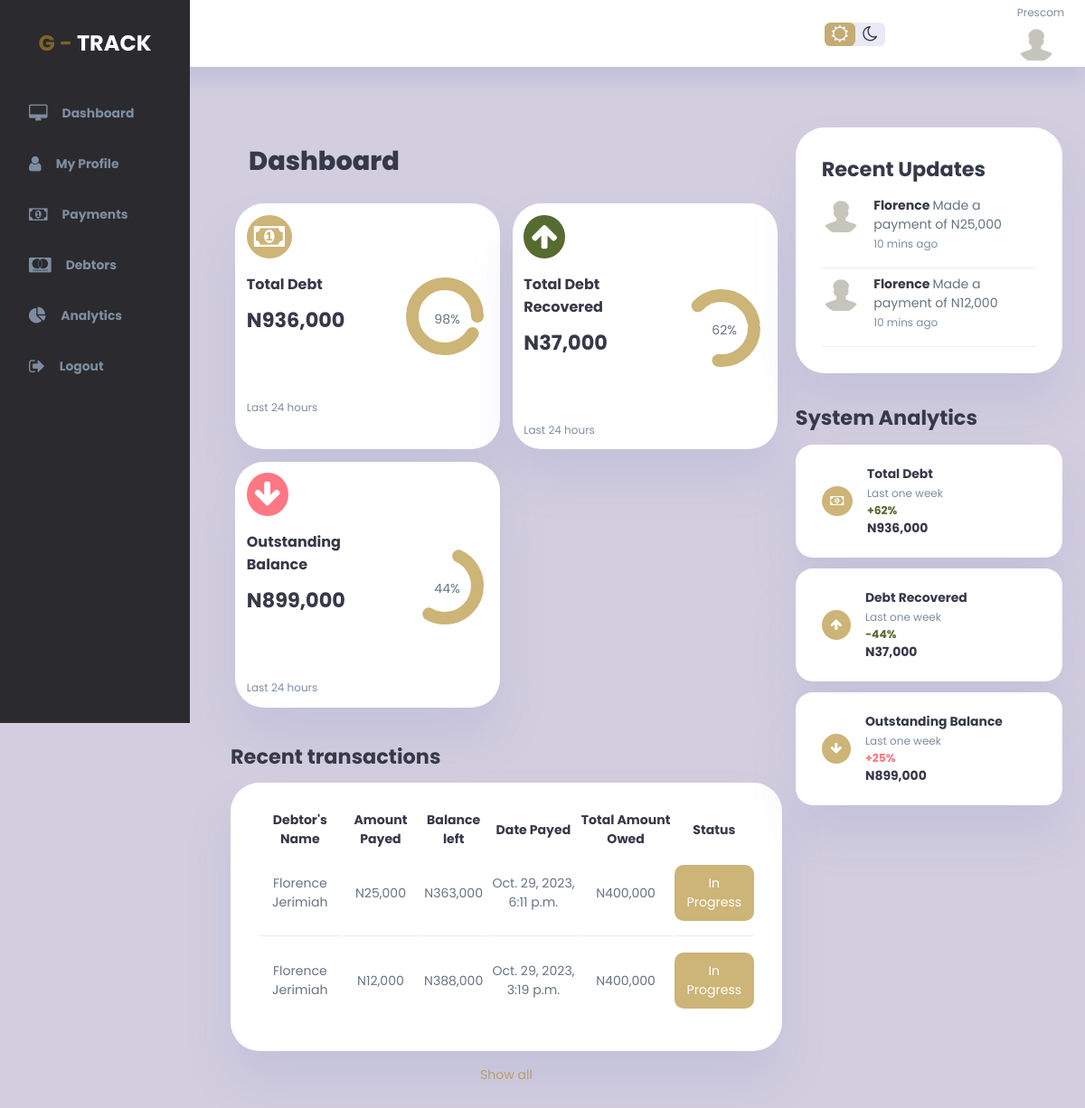
Screenshot of / (signed in) with the database file from the repository.
### gtrack_app/models.py (models this page shows)
class Payment(models.Model):
    debtor_id = models.ForeignKey(Debtor, on_delete=models.CASCADE, blank=True, null=True)  # Foreign key to Debtor
    client_id = models.ForeignKey(User, on_delete=models.CASCADE, blank=True, null=True)
    medium_of_payment = models.CharField(max_length=65, null=True, blank=True)
    amount_payed = models.DecimalField(max_digits=10, decimal_places=2, null=True)
    status = models.CharField(max_length=65, null=True, blank=True)
    balance_left = models.DecimalField(max_digits=10, decimal_places=2, default=0.00)
    date_payed = models.DateTimeField(auto_now=True)

class Debtor(models.Model):
    client_id = models.IntegerField(blank=True, null=True)
    firstname = models.CharField(max_length=65, null=True, blank=True)
    surname = models.CharField(max_length=65, null=True, blank=True)
    address = models.CharField(max_length=65, null=True, blank=True)
    phone = models.CharField(max_length=65, null=True, blank=True)
    email = models.CharField(max_length=65, null=True, blank=True)
    guarantors_name = models.CharField(max_length=65, null=True, blank=True)
    guarantors_phone = models.CharField(max_length=65, null=True, blank=True)
    guarantors_email = models.CharField(max_length=65, null=True, blank=True)
    amount_owed = models.DecimalField(max_digits=10, decimal_places=2, default=0.00)
    date_captured = models.DateTimeField(auto_now=True)
    due_date = models.DateField(null=True, blank=True)

### gtrack_app/views.py (the view)
# urls.py: path('', views.index, name='index'),
@login_required
def index(request):
    current_user = request.user
    if current_user.is_staff:
        all_payments = Payment.objects.all().order_by('date_payed').reverse()[:5]
        all_debtors = Debtor.objects.all()[:5]
        debtors = Debtor.objects.all()
        payments = Payment.objects.all()
        total = debtors.aggregate(Sum('amount_owed'))['amount_owed__sum']
        retrieved = payments.aggregate(Sum('amount_payed'))['amount_payed__sum']
        if total is None or retrieved is None:
            return render(request, 'error_pages/admin_index.html', {})
        debt = total - retrieved
        return render(request, 'index.html', {'payments': all_payments, 'debtors': all_debtors, "total": total, "retrieved": retrieved, "debt": debt})
    else:
        my_payments = Payment.objects.select_related('debtor_id').filter(client_id=current_user.id).order_by('date_payed').reverse()[:5]
        my_debtors = [payment.debtor_id for payment in my_payments]
        payments = Payment.objects.filter(client_id=current_user.id)
        debtors = Debtor.objects.filter(client_id=current_user.id)
        total = debtors.aggregate(Sum('amount_owed'))['amount_owed__sum']
        retrieved = payments.aggregate(Sum('amount_payed'))['amount_payed__sum']
        if total is None or retrieved is None:
            return render(request, 'error_pages/client_index.html', {})
        debt = total - retrieved
        return render(request, 'clients_dashboard/index.html', {'payments': my_payments, 'debtors': my_debtors, "total": total, "retrieved": retrieved, "debt": debt})

### templates/clients_dashboard/index.html (shortened to what this page needs)
{% extends 'base.html' %}
{% block content %}
{% load static %}
<div class="wrapper">
    <div class="vertical-wrapper" id="sidebar">
        <div class="vertical-bar">
            <div class="logo">
                G - <span>Track</span>
            </div>
            <div class="sidebar">
                <a href="{% url 'index' %}">
                    <i class="fa fa-desktop"></i>
                    <h3>Dashboard</h3>
                </a>
                <a href="{% url 'profile' user_id=user.id %}">
                    <i class="fa fa-user"></i>
                    <h3>My Profile</h3>
                </a>
                <a href="{% url 'my_payments' user_id=user.id %}">
                    <i class="fa fa-money"></i>
                    <h3>Payments</h3>
                </a>
                <a href="{% url 'my_debtors' user_id=user.id %}">
                    <i class="fa fa-cc-mastercard"></i>
                    <h3>Debtors</h3>
                </a>
                <a href="{% url 'my_analytics' user_id=user.id %}">
                    <i class="fa fa-pie-chart"></i>
                    <h3>Analytics</h3>
                </a>
                <a href="{% url 'logout' %}">
                    <i class="fa fa-sign-out"></i>
                    <h3>Logout</h3>
                </a>
            </div>
        </div>
    </div>
    <div class="main-container">
        <div class="top-bar">
            <div class="top-right">
                <div class="theme-toggler">
                    <i class="fa fa-sun-o active"></i>
                    <i class="fa fa-moon-o"></i>
                </div>
                <div class="profile">
                    <div class="info">
                        <small class="text-muted"> {{user.username}}</small>
                    </div>
                    <div class="profile-photo">
                        {% if user.userprofile.profile_pic %}
                        <img src="{{user.userprofile.profile_pic.url}}" width="300" height="300" />
                        {% else %}
                        <img src="{% static 'img/anonymous.jpg' %}" width="300" height="300" />
                        {% endif %}
                    </div>
                </div>
            </div>
        </div>
        <div class="content">
            <main>
                <h1 class="panel-label">Dashboard</h1>
                    {%  load humanize %}
                <div class="insights">
                    <div class="sales">
                        <i class="fa fa-money"></i>
                        <div class="middle">
                            <div class="left">
                                <h3>Total Debt</h3>
                                <h2>N{{total|floatformat:0|intcomma}}</h2>
                            </div>
                            <div class="progress">
                                <svg>
                                    <circle cx="38" cy="38" r="36"></circle>
                                </svg>
                                <div class="number">
                                    <p>98%</p>
                                </div>
                            </div>
                        </div>
                        <small class="text-muted">Last 24 hours</small>
                    </div>
                    <div class="expenses">
                        <i class="fa fa-arrow-up"></i>
                        <div class="middle">
                            <div class="left">
                                <h3>Total Debt Recovered</h3>
                                <h2>N{{retrieved|floatformat:0|intcomma}}</h2>
                            </div>
                            <div class="progress">
                                <svg>
                                    <circle cx="38" cy="38" r="36"></circle>
                                </svg>
                                <div class="number">
                                    <p>62%</p>
                                </div>
                            </div>
                        </div>
                        <small class="text-muted">Last 24 hours</small>
                    </div>
                    <div class="income">
                        <i class="fa fa-arrow-down"></i>
                        <div class="middle">
                            <div class="left">
                                <h3>Outstanding Balance</h3>
                                <h2>N{{debt|floatformat:0|intcomma}}</h2>
                            </div>
                            <div class="progress">
                                <svg>
                                    <circle cx="38" cy="38" r="36"></circle>
                                </svg>
                                <div class="number">
                                    <p>44%</p>
                                </div>
                            </div>
                        </div>
                        <small class="text-muted">Last 24 hours</small>
                    </div>
                </div>
                <div class="recent-orders">
                    <h2>Recent transactions</h2>
                    <table>
                            <thead>
                                <tr>
                                    <th>Debtor's Name</th>
                                    <th>Amount Payed</th>
                                    <th>Balance left</th>
                                    <th>Date Payed</th>
                                    <th>Total Amount Owed</th>
                                    <th>Status</th>
                                </tr>
                            </thead>
                            <tbody>
                                {% for payment in payments %}
                                <tr>
                                    <td>{{ payment.debtor_id.firstname }} {{ payment.debtor_id.surname }}</td>
                                    <td>N{{ payment.amount_payed|floatformat:0|intcomma }}</td>
                                    <td>N{{ payment.balance_left|floatformat:0|intcomma }}</td>
                                    <td>{{ payment.date_payed }}</td>
                                    <td>N{{ payment.debtor_id.amount_owed|floatformat:0|intcomma }}</td>
                                    <td><a class="status-btn">{{ payment.status }}</a></td>
                                </tr>
                                {% endfor %}
                            </tbody>
                        </table>
                    <a href="#">Show all</a>
                </div>
            </main>
            <div class="right">
                <div class="recent-updates">
                    <h2>Recent Updates</h2>
                    {% for payment in payments %}
                    <div class="updates">
                        <div class="update">
                            <div class="profile-photo">
                                <img src="{% static 'img/anonymous.jpg' %}" alt="mgm">
                            </div>
                            <div class="message">
                                    <td><p><b>{{ payment.debtor_id.firstname }} </b> Made a payment of N{{ payment.amount_payed|floatformat:0|intcomma }}</p></td>
                                <small class="text-muted">10 mins ago</small>
                            </div>
                        </div>
                    </div>
                    {% endfor %}
                </div>
                <div class="sales-analytics">
                    <h2>System Analytics</h2>
                    <div class="item online">
                        <div class="icon">
                            <i class="fa fa-money"></i>
                        </div>
                        <div class="right">
                            <div class="info">
                                <h3>Total Debt</h3>
                                <small class="text-muted"> Last one week</small>
                            </div>
                            <h5 class="success">+62%</h5>
                            <h3>N{{total|floatformat:0|intcomma}}</h3>
                        </div>
                    </div>
                    <div class="item online">
                        <div class="icon">
                            <i class="fa fa-arrow-up"></i>
                        </div>
                        <div class="right">
                            <div class="info">
                                <h3>Debt Recovered</h3>
                                <small class="text-muted"> Last one week</small>
                            </div>
                            <h5 class="success">-44%</h5>
                            <h3>N{{retrieved|floatformat:0|intcomma}}</h3>
                        </div>
                    </div>
                    <div class="item online">
                        <div class="icon">
                            <i class="fa fa-arrow-down"></i>
                        </div>
                        <div class="right">
                            <div class="info">
                                <h3>Outstanding Balance</h3>
                                <small class="text-muted"> Last one week</small>
                            </div>
                            <h5 class="danger">+25%</h5>
                            <h3>N{{debt|floatformat:0|intcomma}}</h3>
                        </div>
                    </div>
                </div>
            </div>
        </div>
    </div>
</div>
{% endblock %}

### static/css/authenticate.css (style rules this page uses)
* { margin: 0; padding: 0; border: 0; box-sizing: border-box; font-family: 'poppins', sans-serif; }

### rows the page displays
Payment: debtor_id.firstname "Florence", debtor_id.surname "Jerimiah", amount_payed "25,000", balance_left "363,000", date_payed "Oct. 29, 2023, 6:11 p.m.", debtor_id.amount_owed "400,000", status "In Progress"
Payment: debtor_id.firstname "Florence", debtor_id.surname "Jerimiah", amount_payed "12,000", balance_left "388,000", date_payed "Oct. 29, 2023, 3:19 p.m.", debtor_id.amount_owed "400,000", status "In Progress"

### other values shown
{{ user.username }} "Prescom"
{{ total|floatformat:0|intcomma }} "936,000"
{{ retrieved|floatformat:0|intcomma }} "37,000"
{{ debt|floatformat:0|intcomma }} "899,000"
